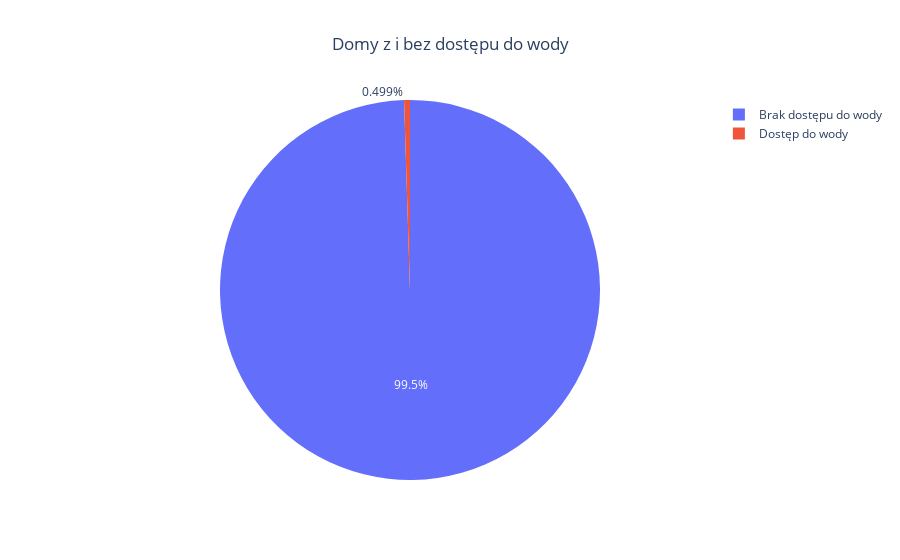

The notebook cell this image was saved under:
### Markdown cell above
### 8.8. Domy z i bez dostępu do wody

### Code cell
# Domy z i bez dostępu do wody
fig = px.pie(
    data,
    names={'0' : 'Brak dostępu do wody', '1' : 'Dostęp do wody'},
    values=data.waterfront.value_counts().values,
    title="Domy z i bez dostępu do wody",
)

# Ustawienie tła na białe i wyśrodkowanie tytułu
fig.update_layout(
    plot_bgcolor='white',
    paper_bgcolor='white',
    title_x=0.5
)

# Wyświetlenie wykresu
fig.show()

### Figure 1 — Plotly figure (JSON) as saved in the notebook; plotly's stock layout.template omitted (floating-point values rounded to 4 significant figures)
{"data": [{"domain": {"x": [0, 1], "y": [0, 1]}, "hovertemplate": "label=%{label}<br>value=%{value}<extra></extra>", "labels": ["Brak dostępu do wody", "Dostęp do wody"], "legendgroup": "", "name": "", "showlegend": true, "type": "pie", "values": [4390, 22]}], "layout": {"legend": {"tracegroupgap": 0}, "paper_bgcolor": "white", "plot_bgcolor": "white", "title": {"text": "Domy z i bez dostępu do wody", "x": 0.5}}}
